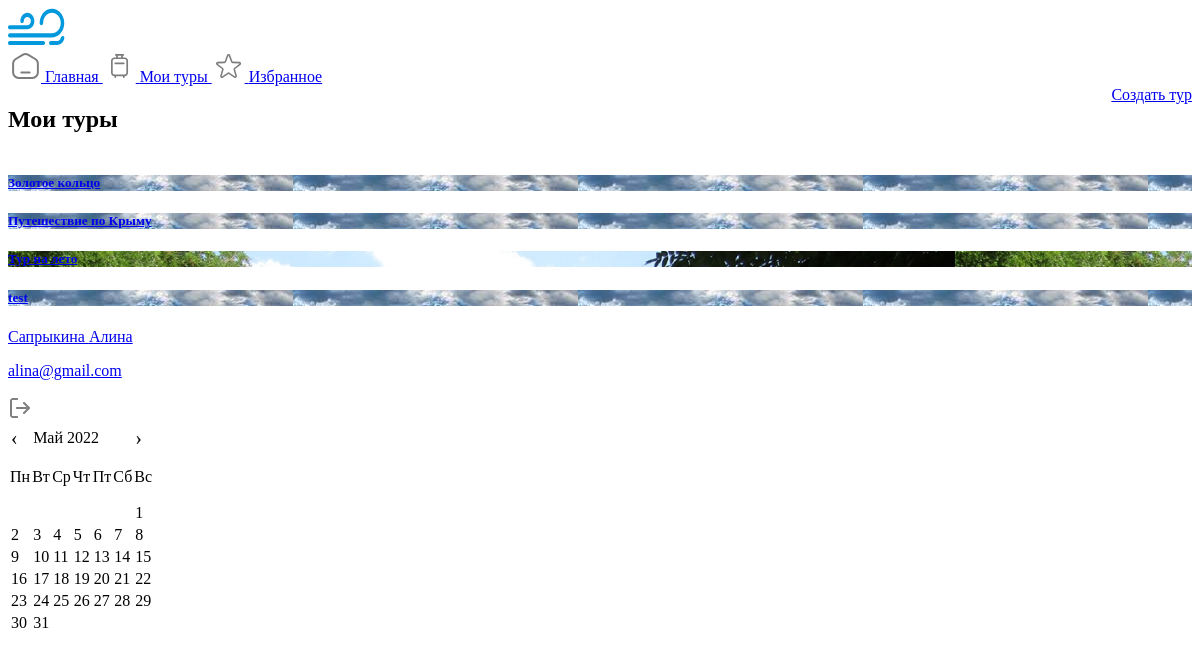
/users/user_trips/ (signed in), run on an earlier commit of the app's database.
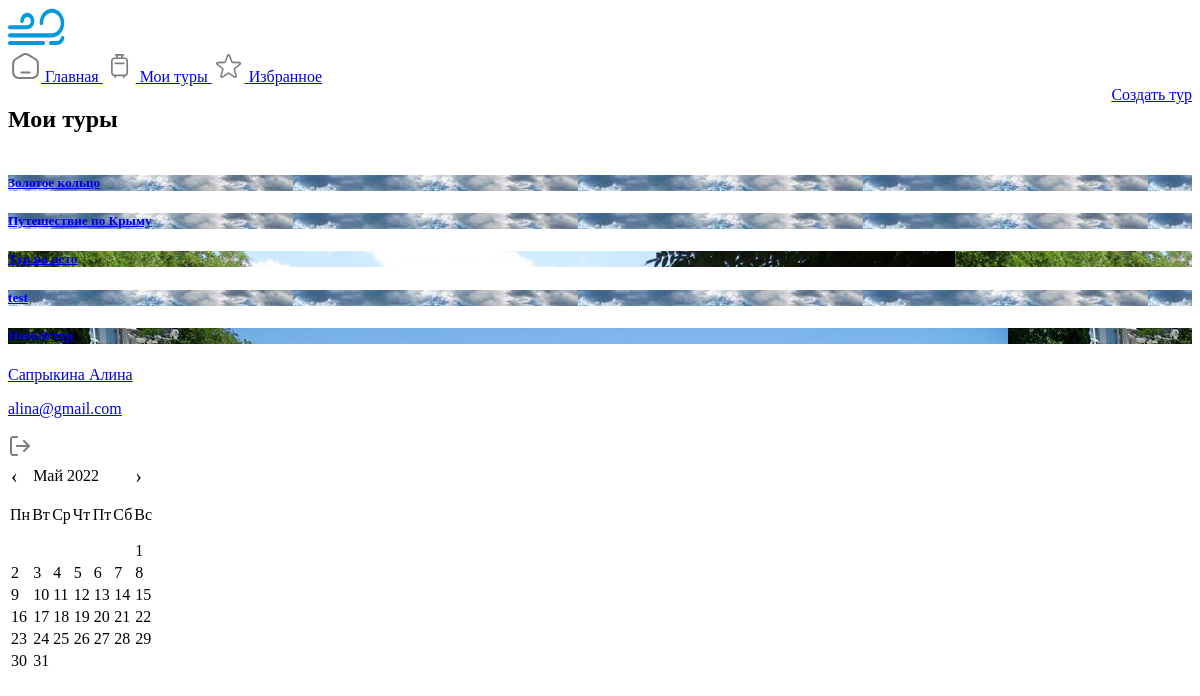
And on a later commit of the database.
### trip/models.py (models this page shows, shortened)
class UserTrip(models.Model):
    user = models.ForeignKey(MyUser, on_delete=models.CASCADE, verbose_name='Пользователь')
    title = models.CharField(max_length=255, verbose_name='Название')
    description = models.TextField(verbose_name='Описание', blank=True, null=True)
    def image(self):
        if self.userplace_set.exists():
            i = random.randint(0, self.userplace_set.filter(place__image__isnull=False).distinct().count() - 1)
            return self.userplace_set.filter(place__image__isnull=False).distinct()[i].place.image.all()[0]
        else:
            return None

class UserPlace(models.Model):
    trip = models.ForeignKey(UserTrip, on_delete=models.CASCADE, verbose_name='Тур')
    place = models.ForeignKey(Place, on_delete=models.CASCADE, verbose_name='Место')
    visit_date = models.DateField(blank=True, null=True, verbose_name='Дата')
    visit_time = models.TimeField(blank=True, null=True, verbose_name='Время')

### place/models.py (models this page shows, shortened)
class Place(models.Model):
    class Meta:
        verbose_name = 'Место'
        verbose_name_plural = 'Место'
    title = models.CharField(max_length=255, verbose_name='Место')
    description = models.TextField(verbose_name='Описание', blank=True, null=True)
    address = models.TextField(verbose_name='Адрес', blank=True, null=True)
    coordinates = models.TextField(verbose_name='Координаты')
    price = models.FloatField(verbose_name='Цена', blank=True, null=True)
    city = models.ForeignKey(City, verbose_name='Город', on_delete=models.CASCADE, blank=True, null=True)
    district = models.ForeignKey(District, on_delete=models.CASCADE, verbose_name='Район')
    season = models.ForeignKey(Season, on_delete=models.CASCADE, verbose_name='Сезон')
    tag = models.ManyToManyField(Tag, verbose_name='Теги', blank=True)
    type = models.ForeignKey(TypePlace, verbose_name='Тип места', on_delete=models.CASCADE)
    contact = models.ForeignKey(Contact, on_delete=models.SET_NULL, verbose_name='Контакты', null=True, blank=True)
    image = models.ManyToManyField(Image, verbose_name='Изображения', blank=True)

class Image(models.Model):
    class Meta:
        verbose_name = 'Изображение'
        verbose_name_plural = 'Изображение'
    img = models.ImageField(upload_to="place_image/", verbose_name="Изображение")
    title = models.CharField(max_length=255, verbose_name='Название')
    description = models.TextField(verbose_name='Описание', blank=True, null=True)

### users/models.py (models this page shows, shortened)
class MyUser(AbstractBaseUser):
    email = models.EmailField(
        verbose_name='E-mail',
        max_length=255,
        unique=True,
    )
    name = models.CharField(max_length=255, blank=True, null=True, verbose_name="Имя")
    last_name = models.CharField(max_length=255, blank=True, null=True, verbose_name="Фамилия")
    fathername = models.CharField(max_length=255, blank=True, null=True, verbose_name="Отчество")
    image = models.FileField(upload_to='user/', verbose_name='Аватар')
    is_active = models.BooleanField(default=True)
    is_admin = models.BooleanField(default=False)
    objects = MyUserManager()
    USERNAME_FIELD = 'email'

### users/views.py (the view)
# urls.py: path('user_trips/', user_trips, name='user_trips'),
@login_required()
def user_trips(request):
    title = 'Мои туры'
    trips = UserTrip.objects.all()
    trips_paginator = Paginator(trips, 6)
    trips_page_number = request.GET.get('page_trip', 1)
    trips_page_obj = trips_paginator.get_page(trips_page_number)
    if trips.exists():
        return render(request, 'trip/my_trips.html', locals())
    else:
        return HttpResponseRedirect(reverse('create_user_trip'))

### templates/trip/my_trips.html (shortened to what this page needs)
<!DOCTYPE html>
<html lang="en">
<head>
    <link rel="stylesheet/less" type="text/css" href="/static/fonts/static/font.css">
    <link rel="stylesheet/less" type="text/css" href="/static/css/user/style.less">
</head>
<body>
<div class="user-content max-content">
    <div class="left-sidebar">
        <a href="{% url 'front' %}"><img src="/static/img/user/logo.svg" alt=""></a>
        <div class="menu">
            <a href="{% url 'user' %}">
                Главная
            </a>
            <a href="{% url 'user_trips' %}" class="active">
                Мои туры
            </a>
            <a href="{% url 'favourite' %}">
                Избранное
            </a>
        </div>
    </div>
    <div class="content">
        <div style="display: flex; justify-content: space-between;">
            <h2>Мои туры</h2>
            <a class="btn create-user-trip-btn" href="{% url 'create_user_trip' %}">Создать тур</a>
        </div>
        <div class="top-trips my-trips">
            <div>
                {% for item in trips_page_obj %}
                    <a href="{% url 'my_trip' item.id %}">
                        <div class="block-trip"
                                {% if item.image %}
                             style="background-image: url('{{ item.image.img.url }}')"
                                {% else %}
                             style="background-image: url('/static/img/user/default-trip.svg')"
                                {% endif %}
                        >
                            <div class="block-content-trip">
                                <h5>{{ item.title }}</h5>
                            </div>
                        </div>
                    </a>
                {% endfor %}
            </div>
        </div>
    </div>
    {% include 'users/right-sidebar.html' %}
</div>
</body>
</html>

### templates/users/right-sidebar.html (shortened to what this page needs)
<div class="right-sidebar">
    <div class="user-icon-profile">
        <a href="{% url 'user_profile' %}">
            <div class="name-logo">
                <p class="name">{{ user.last_name }} {{ user.name }}</p>
                <p class="login">{{ user.email }}</p>
            </div>
        </a>
        <a href="{% url 'logout_user' %}"><img src="/static/img/user/exit.png" alt=""></a>
    </div>
    <div class="calendar">
        <table id="calendar2">
            <thead>
            <tr>
                <td style="font-size: 20px">‹</td>
                <td colspan="5"></td>
                <td style="font-size: 20px">›</td>
            </tr>
            <tr>
                <td style="padding: 15px 0">Пн</td>
                <td style="padding: 15px 0">Вт</td>
                <td style="padding: 15px 0">Ср</td>
                <td style="padding: 15px 0">Чт</td>
                <td style="padding: 15px 0">Пт</td>
                <td style="padding: 15px 0">Сб</td>
                <td style="padding: 15px 0">Вс</td>
            </tr>
            </thead>
            <tbody>
            </tbody>
        </table>
    </div>
</div>

What changed in the data, as far as the page shows it:
added UserTrip: image.img (picture), title "Новый тур"
